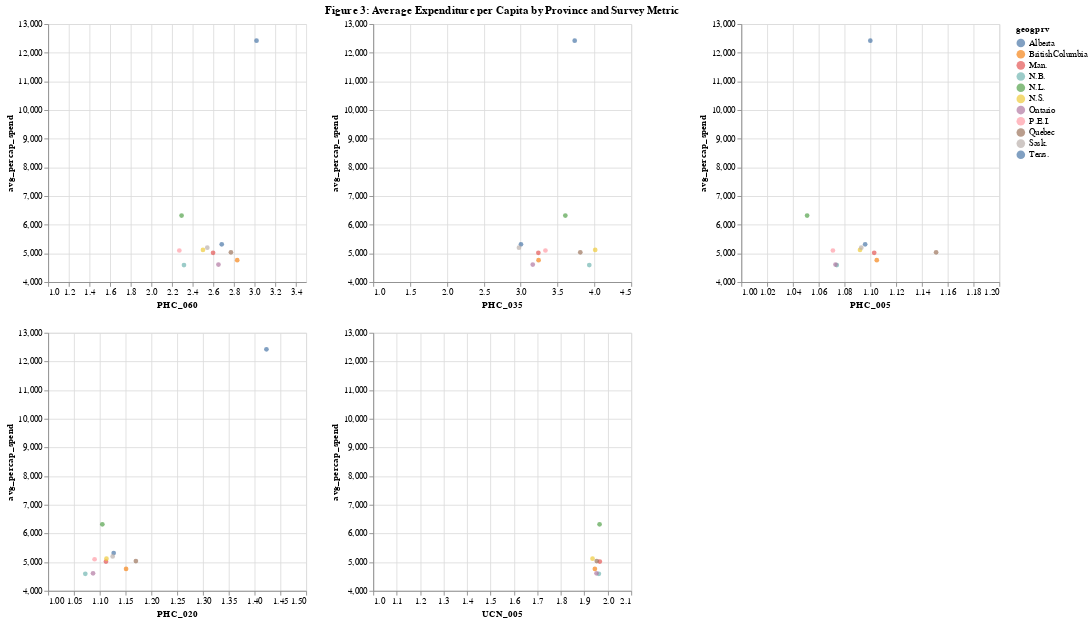

Write notebook code for a chart like this one.
### Markdown cell above
For the second research question, our dataset only has a few variables in it so we should be able to fit all of them into one comprehensive visualization, or at least a set of visualizations. We're going to make several scatterplots with a survey variable on the x axis and the per capita spending on the y axis with the points coloured by province, which should hopefully give an indication of any correlations or patterns in the data.

### Code cell
PHC_060_chart = alt.Chart(combined_data).mark_circle().encode(
    alt.X('PHC_060').scale(domain=[1, 3.5]),
    alt.Y('avg_percap_spend').scale(domain=[4000, 13000]),
    alt.Color('geogprv'))

PHC_035_chart = alt.Chart(combined_data, title="Figure 3: Average Expenditure per Capita by Province and Survey Metric").mark_circle().encode(
    alt.X('PHC_035').scale(domain=[1, 4.5]),
    alt.Y('avg_percap_spend').scale(domain=[4000, 13000]),
    alt.Color('geogprv'))

PHC_005_chart = alt.Chart(combined_data).mark_circle().encode(
    alt.X('PHC_005').scale(domain=[1, 1.2]),
    alt.Y('avg_percap_spend').scale(domain=[4000, 13000]),
    alt.Color('geogprv'))

PHC_020_chart = alt.Chart(combined_data).mark_circle().encode(
    alt.X('PHC_020').scale(domain=[1, 1.5]),
    alt.Y('avg_percap_spend').scale(domain=[4000, 13000]),
    alt.Color('geogprv'))

UCN_005_chart = alt.Chart(combined_data).mark_circle().encode(
    alt.X('UCN_005').scale(domain=[1, 2.1]),
    alt.Y('avg_percap_spend').scale(domain=[4000, 13000]),
    alt.Color('geogprv'))

PHC_060_chart & PHC_020_chart | PHC_035_chart & UCN_005_chart | PHC_005_chart

### Figure 1 — Vega-Lite specification as saved in the notebook (floating-point values rounded to 4 significant figures)
{"config": {"view": {"continuousWidth": 300, "continuousHeight": 300}}, "hconcat": [{"vconcat": [{"mark": {"type": "circle"}, "encoding": {"color": {"field": "geogprv", "type": "nominal"}, "x": {"field": "PHC_060", "scale": {"domain": [1, 3.5]}, "type": "quantitative"}, "y": {"field": "avg_percap_spend", "scale": {"domain": [4000, 13000]}, "type": "quantitative"}}}, {"mark": {"type": "circle"}, "encoding": {"color": {"field": "geogprv", "type": "nominal"}, "x": {"field": "PHC_020", "scale": {"domain": [1, 1.5]}, "type": "quantitative"}, "y": {"field": "avg_percap_spend", "scale": {"domain": [4000, 13000]}, "type": "quantitative"}}}]}, {"vconcat": [{"mark": {"type": "circle"}, "encoding": {"color": {"field": "geogprv", "type": "nominal"}, "x": {"field": "PHC_035", "scale": {"domain": [1, 4.5]}, "type": "quantitative"}, "y": {"field": "avg_percap_spend", "scale": {"domain": [4000, 13000]}, "type": "quantitative"}}, "title": "Figure 3: Average Expenditure per Capita by Province and Survey Metric"}, {"mark": {"type": "circle"}, "encoding": {"color": {"field": "geogprv", "type": "nominal"}, "x": {"field": "UCN_005", "scale": {"domain": [1, 2.1]}, "type": "quantitative"}, "y": {"field": "avg_percap_spend", "scale": {"domain": [4000, 13000]}, "type": "quantitative"}}}]}, {"mark": {"type": "circle"}, "encoding": {"color": {"field": "geogprv", "type": "nominal"}, "x": {"field": "PHC_005", "scale": {"domain": [1, 1.2]}, "type": "quantitative"}, "y": {"field": "avg_percap_spend", "scale": {"domain": [4000, 13000]}, "type": "quantitative"}}}], "data": {"name": "data-3e4767ee2488f606bbfa78fb02408679"}, "$schema": "https://vega.github.io/schema/vega-lite/v5.20.1.json", "datasets": {"data-3e4767ee2488f606bbfa78fb02408679": [{"geogprv": "Alberta", "avg_percap_spend": 5318.0, "PHC_060": 2.682, "PHC_035": 3.004, "PHC_005": 1.096, "PHC_020": 1.127, "UCN_005": null}, {"geogprv": "BritishColumbia", "avg_percap_spend": 4763.0, "PHC_060": 2.832, "PHC_035": 3.243, "PHC_005": 1.105, "PHC_020": 1.151, "UCN_005": 1.945}, {"geogprv": "Man.", "avg_percap_spend": 5021.0, "PHC_060": 2.598, "PHC_035": 3.24, "PHC_005": 1.103, "PHC_020": 1.112, "UCN_005": 1.966}, {"geogprv": "N.B.", "avg_percap_spend": 4594.0, "PHC_060": 2.316, "PHC_035": 3.931, "PHC_005": 1.074, "PHC_020": 1.072, "UCN_005": 1.962}, {"geogprv": "N.L.", "avg_percap_spend": 6320.0, "PHC_060": 2.293, "PHC_035": 3.606, "PHC_005": 1.051, "PHC_020": 1.105, "UCN_005": 1.965}, {"geogprv": "N.S.", "avg_percap_spend": 5121.0, "PHC_060": 2.5, "PHC_035": 4.011, "PHC_005": 1.092, "PHC_020": 1.113, "UCN_005": 1.935}, {"geogprv": "Ontario", "avg_percap_spend": 4611.0, "PHC_060": 2.65, "PHC_035": 3.164, "PHC_005": 1.073, "PHC_020": 1.087, "UCN_005": 1.952}, {"geogprv": "P.E.I.", "avg_percap_spend": 5101.0, "PHC_060": 2.271, "PHC_035": 3.336, "PHC_005": 1.071, "PHC_020": 1.09, "UCN_005": null}, {"geogprv": "Quebec", "avg_percap_spend": 5037.0, "PHC_060": 2.771, "PHC_035": 3.809, "PHC_005": 1.151, "PHC_020": 1.17, "UCN_005": 1.953}, {"geogprv": "Sask.", "avg_percap_spend": 5199.0, "PHC_060": 2.542, "PHC_035": 2.977, "PHC_005": 1.093, "PHC_020": 1.125, "UCN_005": null}, {"geogprv": "Terrs.", "avg_percap_spend": 12420.0, "PHC_060": 3.019, "PHC_035": 3.733, "PHC_005": 1.1, "PHC_020": 1.423, "UCN_005": null}]}}
